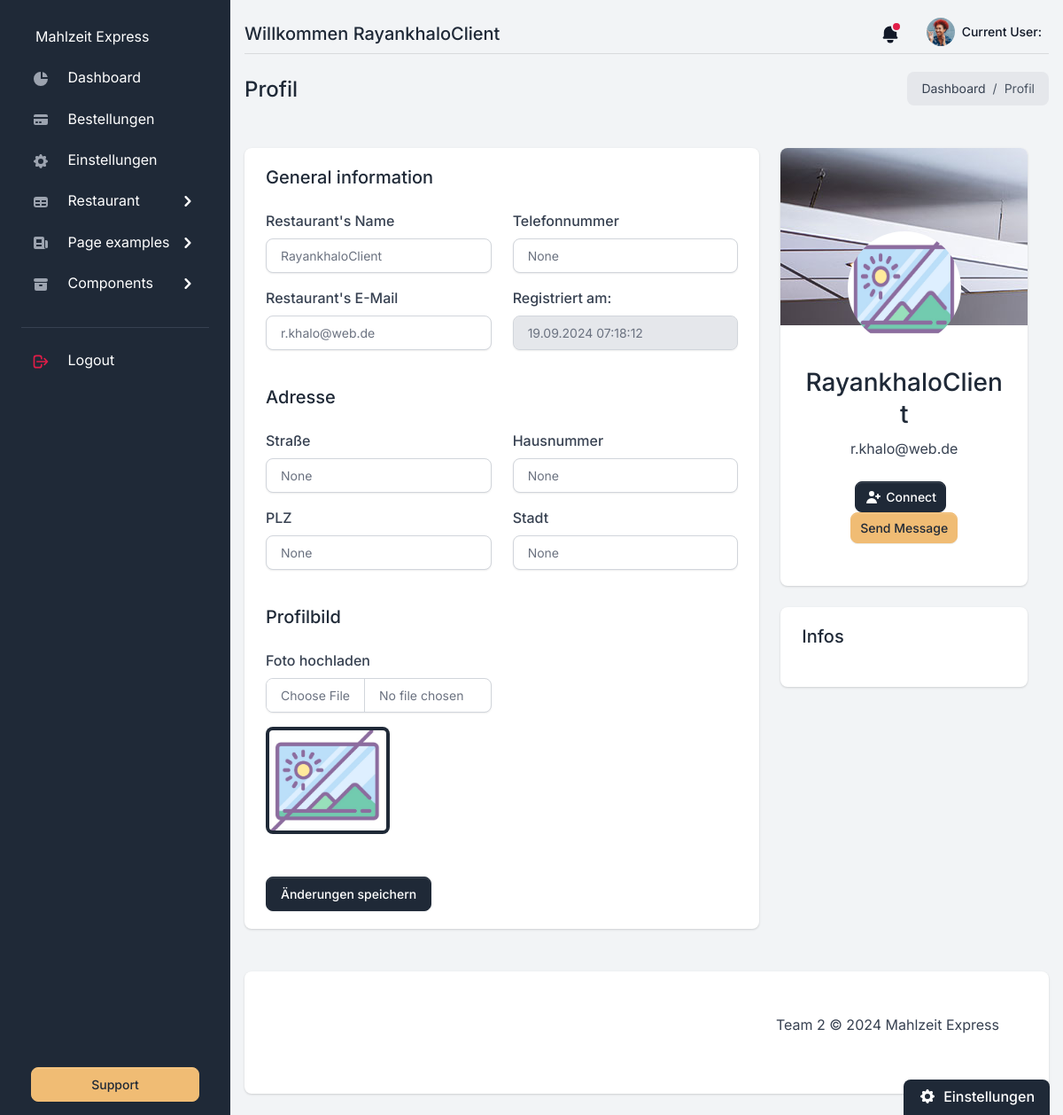
Page /client/profile (signed in) on the earlier database version.
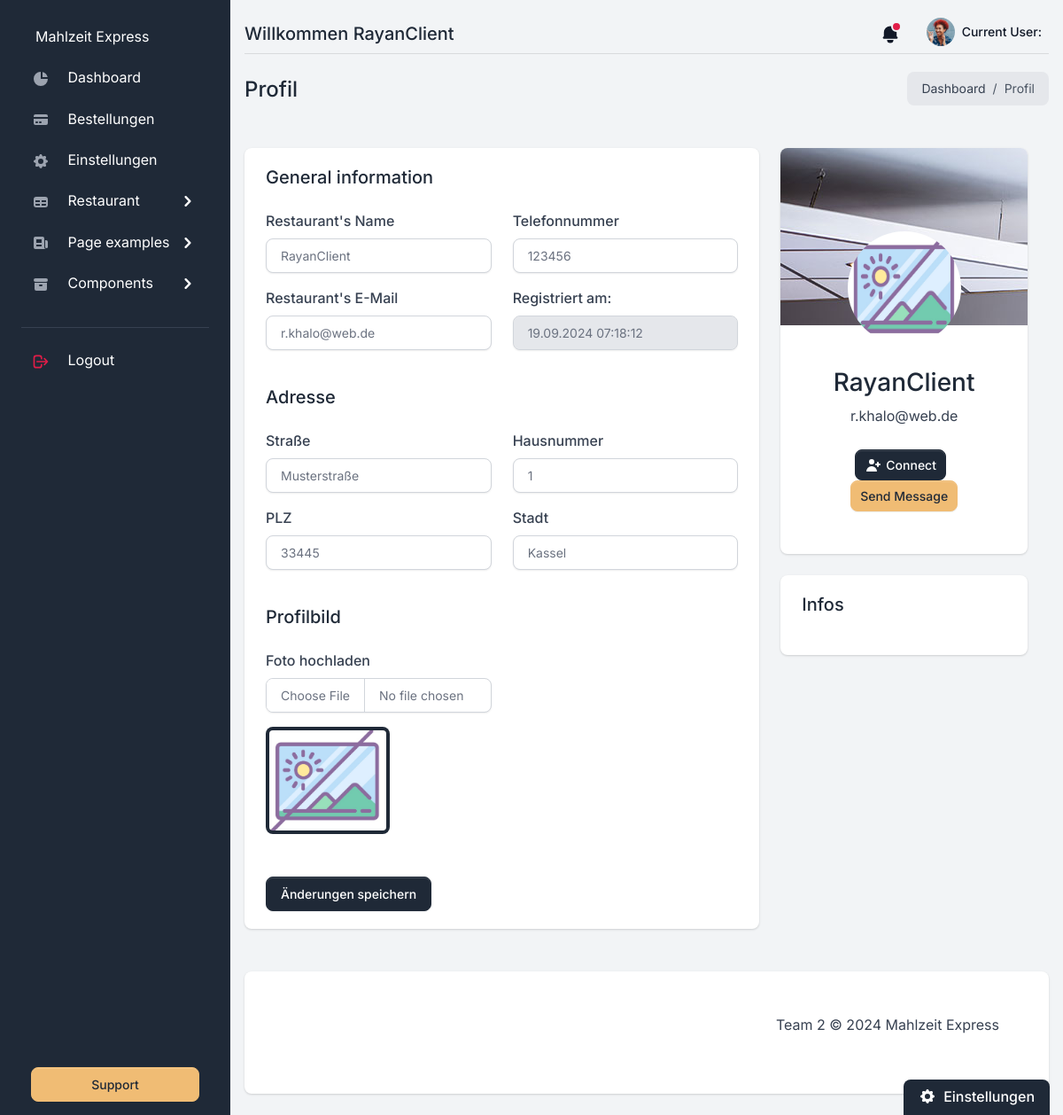
Same page on the later database version.
### app/models/client_model.py (models this page shows, shortened)
class Client(db.Model):
    id = db.Column(db.Integer, primary_key=True)
    clientname = db.Column(db.String(25), unique=True, nullable=False)
    email = db.Column(db.String(120), unique=True, nullable=False)
    password_hash = db.Column(db.String(150), nullable=False)
    photo = db.Column(db.String(150), nullable=True)  # Bildpfad optional
    street = db.Column(db.String(100), nullable=True)  # Straße optional
    house_number = db.Column(db.String(10), nullable=True)  # Hausnummer optional
    postal_code = db.Column(db.String(10), nullable=True)  # PLZ optional
    city = db.Column(db.String(50), nullable=True)  # Ort optional
    phone_number = db.Column(db.String(20), nullable=True)  # Telefonnummer optional
    created_at = db.Column(db.DateTime, default=db.func.current_timestamp())

### app/routes/client_routes.py (the view)
@client_bp.route("/profile", methods=["GET", "POST"])
def profile():
    if "client_id" not in session:
        return redirect(url_for('client_bp.login'))
    client = Client.query.get(session['client_id'])
    if request.method == "POST":
        flash('Profil aktualisiert!')
        return redirect(url_for('client_bp.profile'))
    return render_template("client_profile.html", client=client, page_name="Profil")

### app/templates/backend/client_templates/client_profile.html (shortened to what this page needs)
{% extends "client_dashboard/layout/base.html" %}
{% block content %}
<div class="row">
     <div class="row">
            <div class="col-12 col-xl-8">
                <div class="card card-body border-0 shadow mb-4">
                    <h2 class="h5 mb-4">General information</h2>
<form action="{{ url_for('client_bp.profile') }}" method="POST" enctype="multipart/form-data">
   <div class="row">
       <div class="col-lg-6">
           <div class="mb-3">
               <label for="example-text-input" class="form-label">Restaurant's Name</label>
               <input class="form-control" name="clientname" type="text" value="{{client.clientname}}" id="example-text-input">
           </div>
           <div class="mb-3">
               <label for="example-text-input" class="form-label">Restaurant's E-Mail</label>
               <input class="form-control" name="email" type="email" value="{{client.email}}" id="example-text-input">
           </div>
       </div>
       <div class="col-lg-6">
           <div class="mt-3 mt-lg-0">
               <div class="mb-3">
                   <label for="example-date-input" class="form-label">Telefonnummer</label>
                   <input class="form-control" name="phone_number" type="text" value="{{client.phone_number}}" id="example-text-input">
               </div>
               <div class="mb-3">
                   <label for="example-date-input" class="form-label">Registriert am:</label>
                   <input class="form-control" name="created_at" type="text" value="{{ client.created_at.strftime('%d.%m.%Y %H:%M:%S') }}" readonly>
               </div>
           </div>
       </div>
   </div>
   <h2 class="h5 my-4">Adresse</h2>
   <div class="row">
    <div class="col-lg-6">
        <div class="mb-3">
            <label for="example-text-input" class="form-label">Straße</label>
            <input class="form-control" name="street" type="text" value="{{client.street}}" id="example-text-input">
        </div>
        <div class="mb-3">
            <label for="example-text-input" class="form-label">PLZ</label>
            <input class="form-control" name="postal_code" type="text" value="{{client.postal_code}}" id="example-text-input">
        </div>
    </div>
    <div class="col-lg-6">
        <div class="mt-3 mt-lg-0">
            <div class="mb-3">
                <label for="example-date-input" class="form-label">Hausnummer</label>
                <input class="form-control" name="house_number" type="text" value="{{client.house_number}}" id="example-text-input">
            </div>
            <div class="mb-3">
                <label for="example-date-input" class="form-label">Stadt</label>
                <input class="form-control" name="city" type="text" value="{{client.city}}" id="example-text-input">
            </div>
        </div>
    </div>
</div>
   <h2 class="h5 my-4">Profilbild</h2>
   <div class="row">
       <div class="col-lg-6">
           <div class="mb-3">
               <label for="image" class="form-label">Foto hochladen</label>
               <input class="form-control" name="photo" type="file" id="image">
           </div>
           <div class="mb-3">
               <label>
                   <img id="showImage" src="{% if client.photo %}{{ url_for('static', filename=client.photo) }}{% else %}{{ url_for('static', filename='upload/no_image.jpg') }}{% endif %}" class="rounded p-1 bg-primary" width="140" alt="Profilbild">
               </label>
           </div>
       </div>
   </div>
   <div class="mt-3">
       <button class="btn btn-gray-800 mt-2 animate-up-2" type="submit">Änderungen speichern</button>
   </div>
</form>
                </div>
            </div>
            <div class="col-12 col-xl-4">
                <div class="row">
                    <div class="col-12 mb-4">
                        <div class="card shadow border-0 text-center p-0">
                            <div class="card-body pb-5">
                                <img src="{% if client.photo %}{{ url_for('static', filename=client.photo) }}{% else %}{{ url_for('static', filename='upload/no_image.jpg') }}{% endif %}"
     class="avatar-xl rounded-circle mx-auto mt-n7 mb-4"
     alt="Profilbild">
                                <h4 class="h3">
                                    {{client.clientname}}
                                </h4>
                                <p class="text-gray mb-4">
                                    {{client.email}}
                                </p>
                                <a class="btn btn-sm btn-gray-800 d-inline-flex align-items-center me-2" href="#">
                                    <svg class="icon icon-xs me-1" fill="currentColor" viewBox="0 0 20 20" xmlns="http://www.w3.org/2000/svg"><path d="M8 9a3 3 0 100-6 3 3 0 000 6zM8 11a6 6 0 016 6H2a6 6 0 016-6zM16 7a1 1 0 10-2 0v1h-1a1 1 0 100 2h1v1a1 1 0 102 0v-1h1a1 1 0 100-2h-1V7z"></path></svg>
                                    Connect
                                </a>
                                <a class="btn btn-sm btn-secondary" href="#">Send Message</a>
                            </div>
                          </div>
                    </div>
                    <div class="col-12">
                        <div class="card card-body border-0 shadow mb-4">
                            <h2 class="h5 mb-4">Infos</h2>
                        </div>
                    </div>
                </div>
            </div>
        </div>
</div>
{% endblock content %}

### app/templates/backend/client_templates/client_dashboard/includes/navigation.html (shortened to what this page needs)
<nav style="border-bottom: 1px solid rgba(0, 0, 0, 0.1) !important; border-radius: 0px !important ;" class="navbar navbar-top navbar-expand navbar-dashboard navbar-dark ps-0 pe-2 pb-0">
              <div class="container-fluid px-0">
                <div class="d-flex justify-content-between w-100" id="navbarSupportedContent">
                  <div class="d-flex align-items-center">
                    <h5 class="mb-0">Willkommen {{client.clientname}}</h5>
                  </div>
                  <ul class="navbar-nav align-items-center">
                    <li class="nav-item dropdown">
                      <a class="nav-link text-dark notification-bell unread dropdown-toggle" data-unread-notifications="true" href="#" role="button" data-bs-toggle="dropdown" data-bs-display="static" aria-expanded="false">
                        <svg class="icon icon-sm text-gray-900" fill="currentColor" viewBox="0 0 20 20" xmlns="http://www.w3.org/2000/svg"><path d="M10 2a6 6 0 00-6 6v3.586l-.707.707A1 1 0 004 14h12a1 1 0 00.707-1.707L16 11.586V8a6 6 0 00-6-6zM10 18a3 3 0 01-3-3h6a3 3 0 01-3 3z"></path></svg>
                      </a>
                    </li>
                    <li class="nav-item dropdown ms-lg-3">
                      <a class="nav-link dropdown-toggle pt-1 px-0" href="#" role="button" data-bs-toggle="dropdown" aria-expanded="false">
                        <div class="media d-flex align-items-center">
                          <img class="avatar rounded-circle" alt="Image placeholder" src="{{ url_for('static', filename='assets/img/team/profile-picture-3.jpg') }}">
                          <div class="media-body ms-2 text-dark align-items-center d-none d-lg-block">
                            <span class="mb-0 font-small fw-bold text-gray-900">
                              Current User: <strong>{{clientname}}</strong>
                            </span>
                          </div>
                        </div>
                      </a>
                    </li>
                  </ul>
                </div>
              </div>
            </nav>

Differences in the rows shown:
changed Client "r.khalo@web.de": clientname "RayankhaloClient" → "RayanClient"; phone_number "None" → "123456"; street "None" → "Musterstraße"; postal_code "None" → "33445"; house_number "None" → "1"; city "None" → "Kassel"
